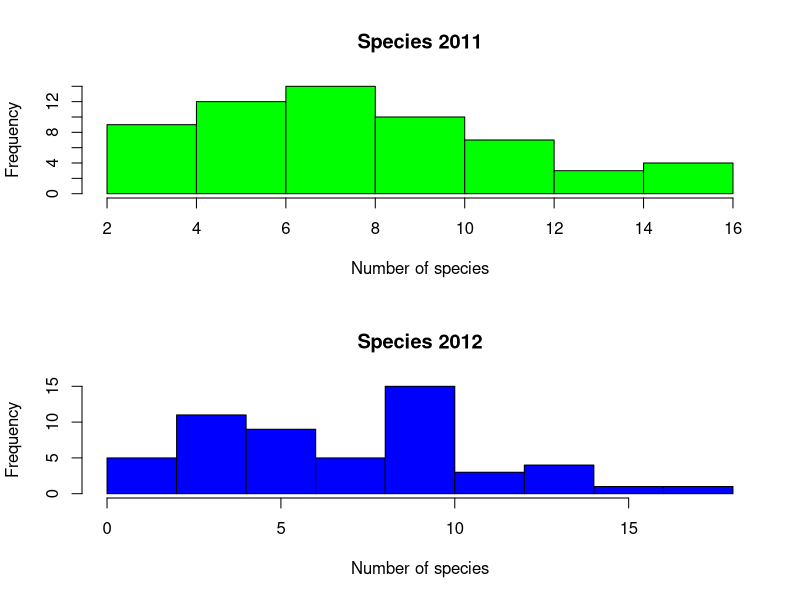
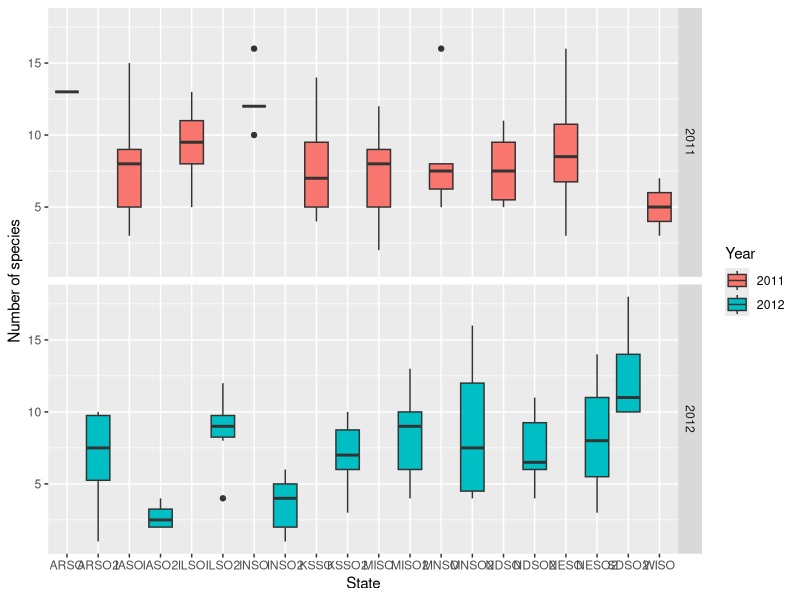

Recreate these plots in R, in order.
## ---- chunk 1
setwd("~/Dropbox/Stats_Ecology-Evolution/Homeworks/Final_project/Final_Project_QMEE/")
oomy_data <- read.csv("data_qmee.csv", header = T)
head(oomy_data)
## ---- chunk 2
summary(oomy_data)
length(oomy_data$State)
## ---- chunk 3
oomy_data$Year <- factor(oomy_data$Year)
data.class(oomy_data$Year)
## ---- chunk 4
par(mfrow = c(2,1))
hist(oomy_data$Number_of_Species[oomy_data$Year=="2011"], xlab = "Number of species", col = "green", main = "Species 2011")
hist(oomy_data$Number_of_Species[oomy_data$Year=="2012"], xlab = "Number of species", col = "blue", main = "Species 2012")
## ---- chunk 5
par(mfrow = c(1,1))
library(ggplot2)
ggplot(data = oomy_data, aes(y = Number_of_Species, x = State)) +
  geom_boxplot(aes(fill=Year)) + labs(y = "Number of species") + facet_grid(Year ~ .)
